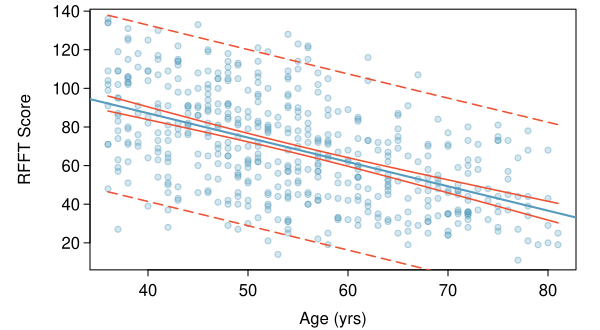

Write the R code that produced this figure.
library(oibiostat)
library(openintro)
data(COL)
data('prevend')
data("prevend.samp")


lm = lm(RFFT ~ Age, data = prevend.samp)
summary(lm)

myPDF("prevendPredictionIntervalsSimpleRegression.pdf",
      6,
      3.3,
      mar = c(3, 4.5, 0.5, 1.2),
      mgp = c(2.8, 0.5, 0))
plot(prevend.samp$Age,
     prevend.samp$RFFT,
     pch = 19,
     cex = 0.8,
     col = COL[1, 4],
     xlab = "",
     ylab = "RFFT Score")
points(prevend.samp$Age,
       prevend.samp$RFFT,
       cex = 0.8,
       col = COL[1, 4])
mtext("Age (yrs)", 1, 1.9)
abline(lm, col = COL[1], lwd = 2)

new.x = seq(min(prevend.samp$Age), max(prevend.samp$Age), length.out = 100)
new.yhat = predict(lm, newdata = data.frame(Age = new.x),
                   interval = "confidence")

lines(new.x, new.yhat[ ,2], col = COL[4], lty = 1, lwd = 1.5)
lines(new.x, new.yhat[ ,3], col = COL[4], lty = 1, lwd = 1.5)

#plot prediction bands
new.yhat.pred = predict(lm, newdata = data.frame("Age" = new.x),
                        interval = "prediction")

lines(new.x, new.yhat.pred[,2], col= COL[4], lty = "longdash", lwd = 1.5)
lines(new.x, new.yhat.pred[,3], col= COL[4], lty = "longdash", lwd = 1.5)

dev.off()
